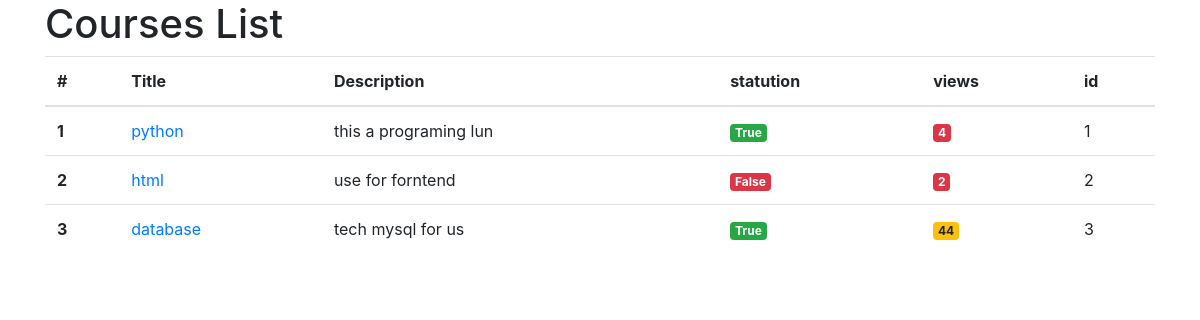
The page /course/list on the database as committed earlier.
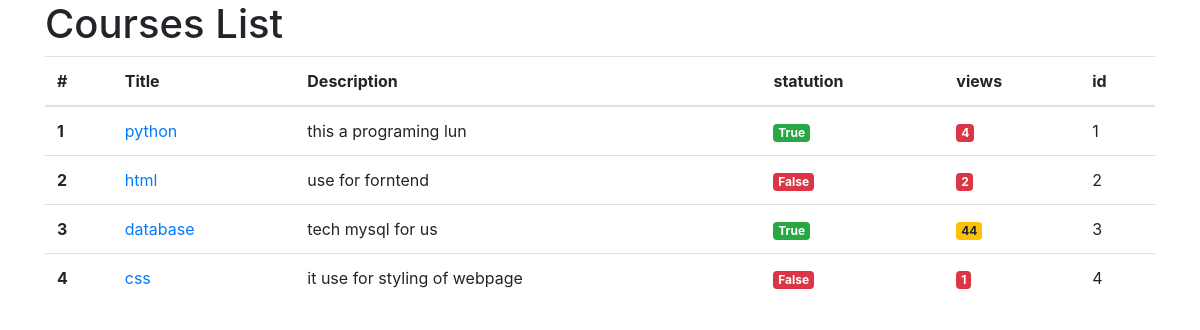
The same page on the database as committed later.
### courses_app/models.py (models this page shows, shortened)
class Course(models.Model):
    title = models.CharField(max_length=50)
    description = models.TextField()
    statution = models.BooleanField(default=True)
    views = models.IntegerField()

### courses_app/views.py (the view)
# urls.py: path('list' , views.courses_list),
def courses_list(request):
    courses = Course.objects.all()
    return render(request , "courses_app/courses_list.html", context={'courses' : courses})

### courses_app/templates/courses_app/courses_list.html (shortened to what this page needs)
<!DOCTYPE html>
<html lang="en">
<head>
  <link rel="stylesheet" href="https://cdn.jsdelivr.net/npm/bootstrap@4.6.2/dist/css/bootstrap.min.css">
</head>
<body>
  <div class="container">
      <h1>Courses List</h1>
      <table class="table">
        <thead>
          <tr>
            <th scope="col">#</th>
            <th scope="col">Title</th>
            <th scope="col">Description</th>
            <th scope="col">statution</th>
            <th scope="col">views</th>
            <th scope="col">id</th>
          </tr>
        </thead>
        <tbody>
          {% for course in courses %}
          <tr>
           <th scope="row">{{forloop.counter}}</th>
           <td><a href="/course/detail/{{course.id}}">{{course.title}}</a></td>
           <td>{{course.description}}</td>
           <td>
              {% if course.statution == True %}
              <span class="badge badge-success"> {{ course.statution}}</span>
              {% elif course.statution == False %}
              <span class="badge badge-danger">{{course.statution}}</span>
              {% endif %}
           </td>
           <td>
            {% if course.views >= 100 %}
            <span class="badge badge-success"> {{ course.views}}</span>
            {% elif course.views >= 25 %}
             <span class="badge badge-warning"> {{ course.views}}</span>
            {% else  %}
                <span class="badge badge-danger"> {{ course.views}}</span>
            {% endif %}
           </td>
           <td>{{course.id}}</td>
          </tr>
          {% endfor %}
        </tbody>
      </table>
  </div>
</body>
</html>

Rows that differ between the two databases and show on the page:
added Course: title "css", description "it use for styling of webpage", statution "False", views "1", id "4"
